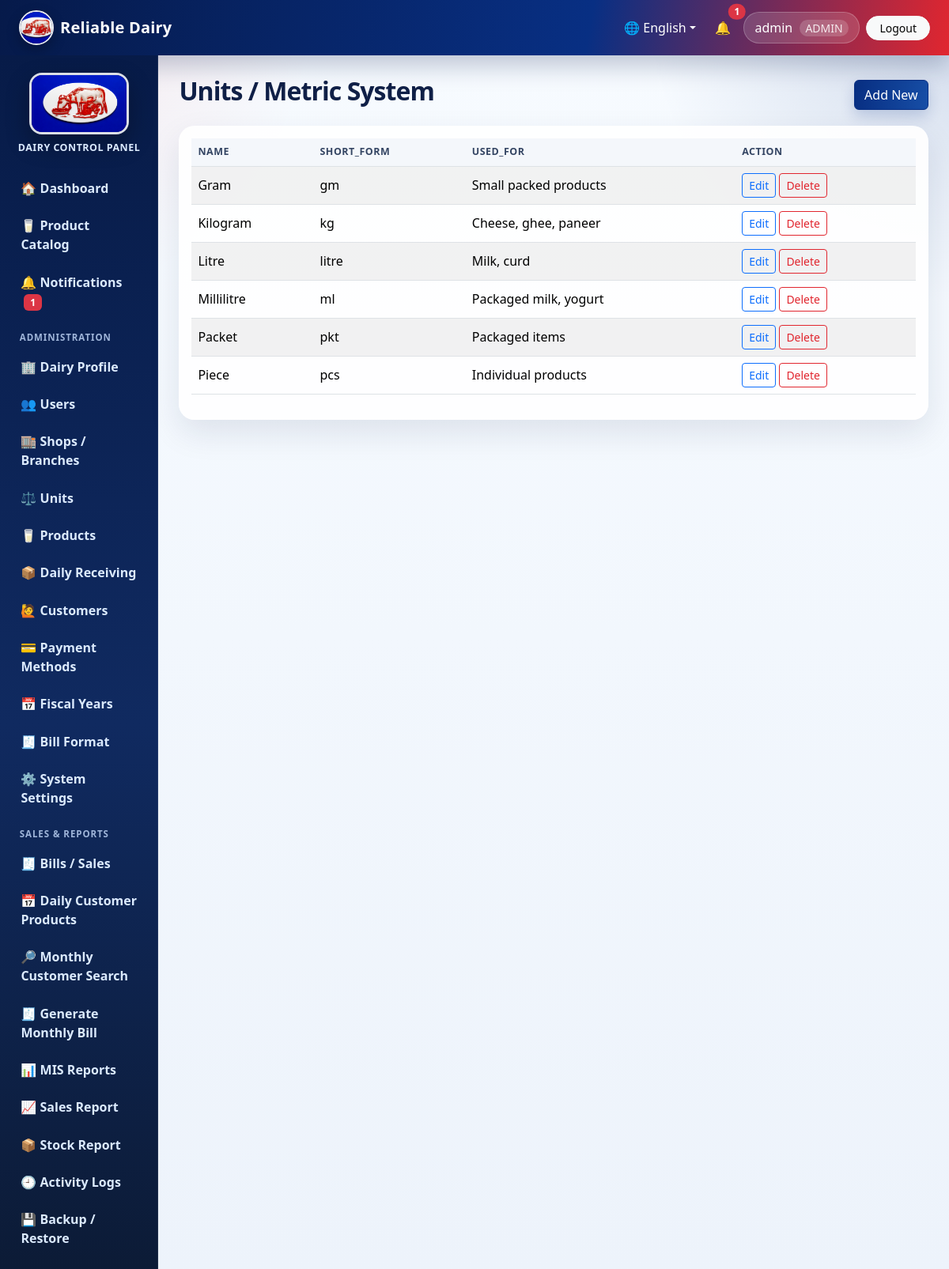
Screenshot of /units/ (signed in) with the database file from the repository.
### core/models.py (models this page shows, shortened)
class DairyProfile(models.Model):
    name = models.CharField(max_length=150, default='Reliable Dairy')
    address = models.CharField(max_length=255, blank=True)
    pan_number = models.CharField(max_length=50, blank=True)
    contact_number = models.CharField(max_length=30, blank=True)
    email = models.EmailField(blank=True)
    logo_url = models.URLField(blank=True, help_text='Optional URL/path to logo')
    bill_header = models.CharField(max_length=255, blank=True)
    bill_footer = models.CharField(max_length=255, blank=True)
    terms_conditions = models.TextField(blank=True)
    updated_at = models.DateTimeField(auto_now=True)
    @classmethod
    def get_solo(cls):
        obj, _ = cls.objects.get_or_create(pk=1)
        return obj

class Unit(models.Model):
    name = models.CharField(max_length=50, unique=True)
    short_form = models.CharField(max_length=20)
    used_for = models.CharField(max_length=150, blank=True)
    class Meta:
        ordering = ['name']

### core/views.py (the view)
# urls.py: path('units/', views.unit_list, name='unit_list'),
@admin_required
def unit_list(request):
    return render(request, 'core/simple_list.html', {'title': 'Units / Metric System', 'items': Unit.objects.all(), 'columns': ['name', 'short_form', 'used_for'], 'add_url': 'unit_create', 'edit_url': 'unit_update', 'delete_url': 'unit_delete'})

### core/templatetags/core_tags.py (called while the page is built)
@register.filter
def attr(obj, name):
    return getattr(obj, name, '')

### core/templates/core/simple_list.html
{% extends 'core/base.html' %}
{% load core_tags %}
{% block content %}
<div class="d-flex justify-content-between align-items-center mb-3">
    <h2>{{ title }}</h2>
    <a class="btn btn-primary" href="{% url add_url %}">Add New</a>
</div>
<div class="card card-stat"><div class="card-body table-responsive">
<table class="table table-striped align-middle">
    <thead><tr>{% for col in columns %}<th>{{ col|title }}</th>{% endfor %}<th>Action</th></tr></thead>
    <tbody>
    {% for item in items %}
        <tr>
            {% for col in columns %}<td>{{ item|attr:col }}</td>{% endfor %}
            <td class="text-nowrap">
                <a class="btn btn-sm btn-outline-primary" href="{% url edit_url item.pk %}">Edit</a>
                <form method="post" action="{% url delete_url item.pk %}" class="d-inline" onsubmit="return confirm('Delete this item?')">{% csrf_token %}<button class="btn btn-sm btn-outline-danger">Delete</button></form>
            </td>
        </tr>
    {% empty %}
        <tr><td colspan="99">No records found.</td></tr>
    {% endfor %}
    </tbody>
</table>
</div></div>
{% endblock %}

### core/templates/core/base.html (shortened to what this page needs)
{% load static %}
<!doctype html>
<html lang="{{ current_language|default:'en' }}">
<head>
    <link href="https://cdn.jsdelivr.net/npm/bootstrap@5.3.3/dist/css/bootstrap.min.css" rel="stylesheet">
    <link href="{% static 'css/app.css' %}" rel="stylesheet">
</head>
<body>
<nav class="navbar navbar-expand-lg app-navbar no-print">
    <div class="container-fluid px-3 px-lg-4">
        <a class="navbar-brand d-flex align-items-center gap-2" href="{% url 'dashboard' %}">
            <img src="{{ site_logo_url }}" alt="Logo" class="brand-logo">
            <span>{{ dairy_profile.name|default:'Dairy Management System' }}</span>
        </a>
        <div class="collapse navbar-collapse" id="topNav">
            <ul class="navbar-nav ms-auto align-items-lg-center gap-lg-2">
                <li class="nav-item dropdown">
                    <a class="nav-link dropdown-toggle text-white" href="#" role="button" data-bs-toggle="dropdown">🌐 {% if current_language == 'ne' %}नेपाली{% else %}English{% endif %}</a>
                </li>
                {% if user.is_authenticated %}
                    <li class="nav-item"><a class="nav-link text-white position-relative" href="{% url 'notifications' %}">🔔 {% if unread_notifications %}<span class="position-absolute top-0 start-100 translate-middle badge rounded-pill bg-danger">{{ unread_notifications }}</span>{% endif %}</a></li>
                    <li class="nav-item"><span class="nav-link user-pill">{{ user.username }} {% if current_role %}<small>{{ current_role }}</small>{% endif %}</span></li>
                    <li class="nav-item"><a class="btn btn-light btn-sm rounded-pill px-3" href="{% url 'logout' %}">{{ L.logout }}</a></li>
                {% endif %}
            </ul>
        </div>
    </div>
</nav>
<div class="container-fluid page-shell">
    <div class="row g-0">
        {% if user.is_authenticated %}
        <aside class="col-md-3 col-lg-2 sidebar no-print">
            <div class="sidebar-logo text-center">
                <img src="{{ bill_logo_url }}" alt="Dairy Logo" class="sidebar-image">
                <div class="sidebar-title">Dairy Control Panel</div>
            </div>
            <a href="{% url 'dashboard' %}">🏠 {{ L.dashboard }}</a>
            <a href="{% url 'product_catalog' %}">🥛 {{ L.product_catalog }}</a>
            <a href="{% url 'notifications' %}">🔔 {{ L.notifications }} {% if unread_notifications %}<span class="badge bg-danger ms-1">{{ unread_notifications }}</span>{% endif %}</a>
            {% if current_role == Role.ADMIN %}
                <div class="sidebar-section">{{ L.administration }}</div>
                <a href="{% url 'dairy_profile' %}">🏢 {{ L.dairy_profile }}</a>
                <a href="{% url 'user_list' %}">👥 {{ L.users }}</a>
                <a href="{% url 'shop_list' %}">🏬 {{ L.shops }}</a>
                <a href="{% url 'unit_list' %}">⚖️ {{ L.units }}</a>
                <a href="{% url 'product_list' %}">🥛 {{ L.products }}</a>
                <a href="{% url 'receiving_list' %}">📦 {{ L.daily_receiving }}</a>
                <a href="{% url 'customer_list' %}">🙋 {{ L.customers }}</a>
                <a href="{% url 'payment_list' %}">💳 {{ L.payments }}</a>
                <a href="{% url 'fiscal_year_list' %}">📅 Fiscal Years</a>
                <a href="{% url 'bill_template_list' %}">🧾 {{ L.bill_format }}</a>
                <a href="{% url 'system_settings' %}">⚙️ {{ L.system_settings }}</a>
                <div class="sidebar-section">{{ L.sales_reports }}</div>
                <a href="{% url 'sale_list' %}">🧾 {{ L.bills_sales }}</a>
                <a href="{% url 'daily_customer_entries' %}">📅 Daily Customer Products</a>
                <a href="{% url 'monthly_customer_search' %}">🔎 Monthly Customer Search</a>
                <a href="{% url 'monthly_bill_create' %}">🧾 Generate Monthly Bill</a>
                <a href="{% url 'mis_reports' %}">📊 {{ L.mis_reports }}</a>
                <a href="{% url 'sales_report' %}">📈 {{ L.sales_report }}</a>
                <a href="{% url 'stock_report' %}">📦 {{ L.stock_report }}</a>
                <a href="{% url 'audit_logs' %}">🕘 {{ L.activity_logs }}</a>
                <a href="{% url 'backup_restore' %}">💾 {{ L.backup_restore }}</a>
            {% else %}
                <div class="sidebar-section">{{ L.customer }}</div>
                <a href="{% url 'customer_dashboard' %}">🧾 {{ L.my_profile_bills }}</a>
                <a href="{% url 'customer_profile' %}">🙋 {{ L.dairy_profile }}</a>
                <a href="{% url 'change_password' %}">🔐 {{ L.change_password }}</a>
            {% endif %}
        </aside>
        <main class="col-md-9 col-lg-10 main-content">
        {% else %}
        <main class="col-12 main-content login-main">
        {% endif %}
            {% block content %}{% endblock %}
        </main>
    </div>
</div>
</body>
</html>

### static/css/app.css (style rules this page uses)
:root { --nav-blue: #082f83; --nav-blue-2: #061a4a; --accent-red: #e1262f; --accent-red-dark: #b71924; --soft-blue: #eef5ff; --text-dark: #172033; --muted: #64748b; --card-shadow: 0 16px 40px rgba(15, 30, 65, .10); }
* { box-sizing: border-box; }
body { min-height: 100vh; background: radial-gradient(circle at top left, rgba(225,38,47,.10), transparent 25rem), radial-gradient(circle at top right, rgba(8,47,131,.16), transparent 24rem), linear-gradient(180deg, #f7fbff 0%, #edf3fb 100%); color: var(--text-dark); }
.app-navbar { background: linear-gradient(100deg, var(--nav-blue-2), var(--nav-blue) 62%, var(--accent-red)); box-shadow: 0 12px 32px rgba(6,26,74,.25); }
.navbar-brand { color: #fff !important; font-weight: 800; letter-spacing: .2px; }
.brand-logo { width: 44px; height: 44px; object-fit: cover; border-radius: 50%; border: 2px solid rgba(255,255,255,.9); box-shadow: 0 6px 16px rgba(0,0,0,.25); }
.user-pill { color: #fff !important; background: rgba(255,255,255,.14); border: 1px solid rgba(255,255,255,.22); border-radius: 999px; padding: .45rem .85rem !important; }
.user-pill small { opacity: .88; margin-left: .3rem; background: rgba(255,255,255,.20); padding: .08rem .45rem; border-radius: 999px; }
.page-shell { padding: 0; }
.sidebar { min-height: calc(100vh - 70px); background: linear-gradient(180deg, #071b48, #102a60 55%, #0c1b36); padding: 1rem .7rem; position: sticky; top: 0; overflow-y: auto; box-shadow: inset -1px 0 0 rgba(255,255,255,.08); }
.sidebar-logo { padding: .35rem .35rem 1rem; }
.sidebar-image { width: 126px; height: 78px; object-fit: cover; border-radius: 1rem; border: 3px solid rgba(255,255,255,.86); box-shadow: 0 12px 30px rgba(0,0,0,.30); }
.sidebar-title { color: #dbeafe; font-size: .78rem; font-weight: 700; letter-spacing: .04em; margin-top: .55rem; text-transform: uppercase; }
.sidebar-section { color: #9fb5d9; font-size: .72rem; font-weight: 800; letter-spacing: .08em; padding: .75rem .85rem .25rem; text-transform: uppercase; }
.sidebar a { color: #dbeafe; display: block; padding: .66rem .85rem; text-decoration: none; border-radius: .8rem; margin: .14rem .1rem; font-weight: 650; transition: all .18s ease; }
.main-content { padding: 1.65rem; }
.page-title, h2 { font-weight: 850; letter-spacing: -.03em; color: #102047; }
.card-stat, .app-card { border: 0; border-radius: 1.25rem; background: rgba(255,255,255,.92); box-shadow: var(--card-shadow); overflow: hidden; }
.card-stat .card-body { position: relative; }
.table { --bs-table-bg: transparent; }
.table thead th { white-space: nowrap; color: #344563; font-size: .78rem; text-transform: uppercase; letter-spacing: .04em; background: #f4f7fb; }
.table tbody td { vertical-align: middle; }
.btn-primary { background: linear-gradient(90deg, var(--nav-blue), #174ea6); border-color: var(--nav-blue); box-shadow: 0 8px 18px rgba(8,47,131,.18); }
.btn-outline-danger { border-color: var(--accent-red); color: var(--accent-red); }

### rows the page displays
DairyProfile: name "Reliable Dairy"
Unit: columns "Gram" "gm" "Small packed products"
Unit: columns "Kilogram" "kg" "Cheese, ghee, paneer"
Unit: columns "Litre" "litre" "Milk, curd"
Unit: columns "Millilitre" "ml" "Packaged milk, yogurt"
Unit: columns "Packet" "pkt" "Packaged items"
Unit: columns "Piece" "pcs" "Individual products"

### other values shown
{{ unread_notifications }} "1"
{{ user.username }} "admin"
{{ current_role }} "ADMIN"
{{ L.logout }} "Logout"
{{ L.dashboard }} "Dashboard"
{{ L.product_catalog }} "Product Catalog"
{{ L.notifications }} "Notifications"
{{ L.administration }} "ADMINISTRATION"
{{ L.dairy_profile }} "Dairy Profile"
{{ L.users }} "Users"
{{ L.shops }} "Shops / Branches"
{{ L.units }} "Units"
{{ L.products }} "Products"
{{ L.daily_receiving }} "Daily Receiving"
{{ L.customers }} "Customers"
